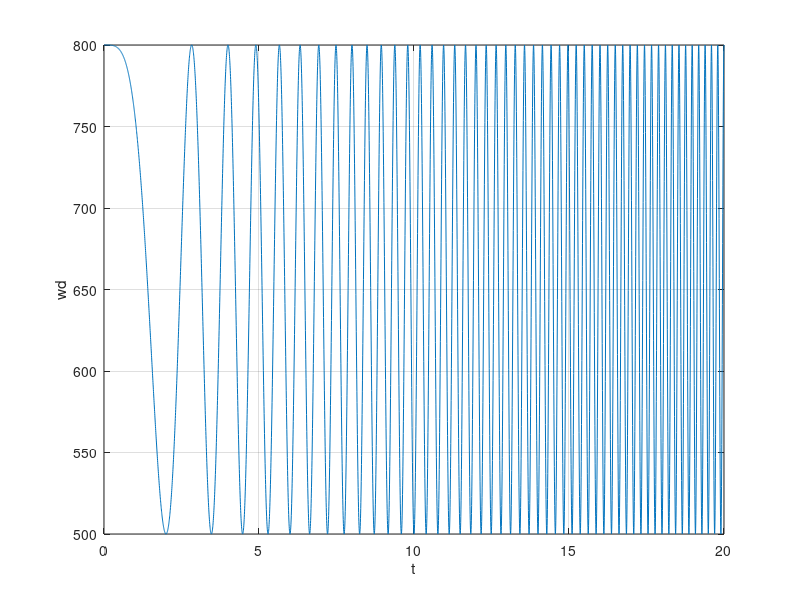

The MATLAB source for this figure:
clear all; clc;
% Parameters
samp_freq = 250;
tf = 20;
T = linspace(0, tf, tf*samp_freq);
u = chirp(T, 0, tf, 5);
wd = 650 + 150*u;
csvwrite("wd.csv", wd');
% Plots
figure()
plot(T, wd);
grid on
xlabel("t");
ylabel("wd");
        
